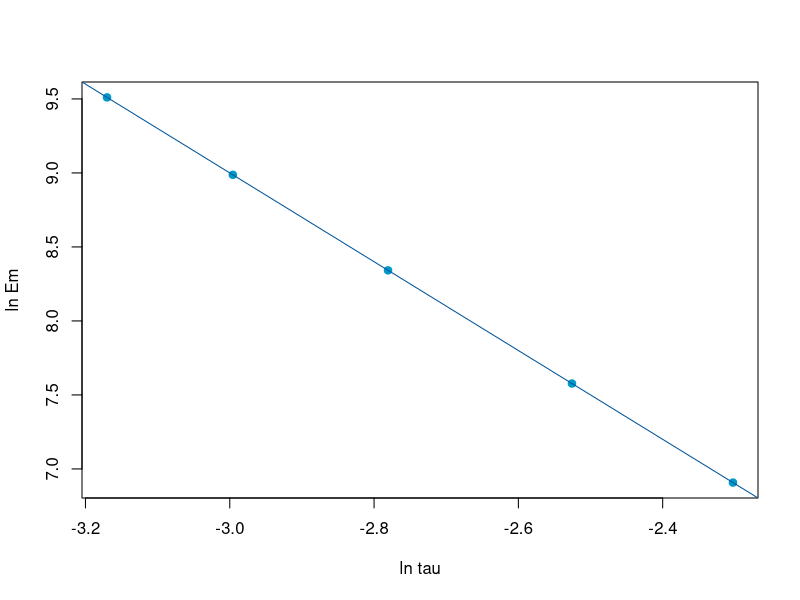

Write the R code that produced this figure.
## ---- chunk 1
#| label: fig-mind-energy-en
#| fig-cap: "Mind-Energy law: log-log check across five perceptual states."
tau <- c(0.100, 0.080, 0.062, 0.050, 0.042)
Em  <- 1 / tau^3
fit <- lm(log(Em) ~ log(tau))

plot(log(tau), log(Em), pch = 19, col = "#0099c8",
     xlab = "ln tau", ylab = "ln Em")
abline(fit, col = "#00549c")
